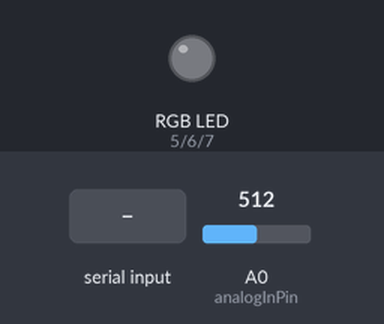
Recording of a sketch running on a simulated Arduino Uno, built for the host (arithmetic inside an expression is 32-bit, double 64-bit). Parts: an RGB LED mixed from three pins (HIGH = lit). Inputs (shaded band) come from the test bench; at power-on: A0 (analogInPin) = 512. What the sketch prints to the serial monitor is not drawn.

Above: at 1.2 s.
1.3 s: "90,45,200\n" received over Serial
At 1.7 s:
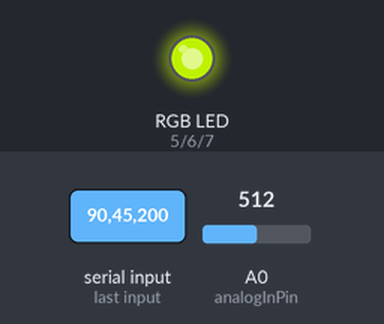
2.8 s: "30,150,10\n" received over Serial
At 4.0 s:
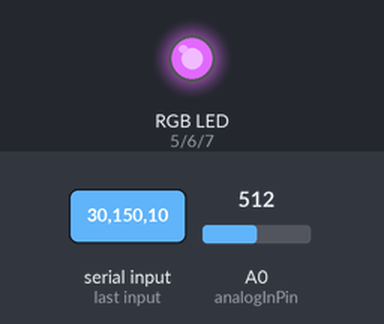
4.3 s: "1,90,45\n" received over Serial
At 5.3 s:
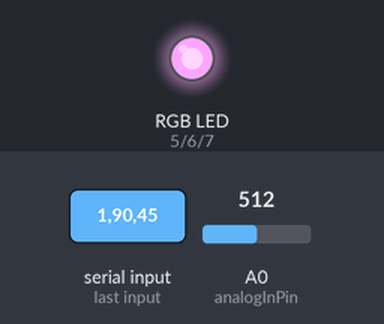
5.8 s: A0 (analogInPin) set to 414
8.8 s: A0 (analogInPin) set to 384
Timing chart, 0 to 11.3 s (numbered marks = the images above; inputs shaded):
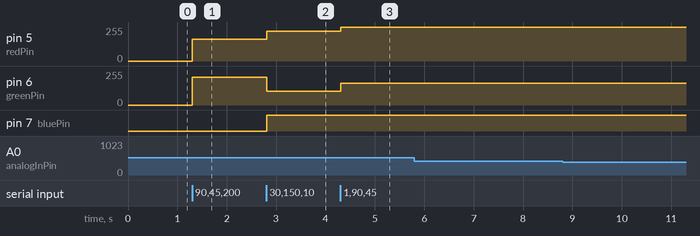

The sketch:

webToArdunio.ino
```cpp
#include <Arduino_JSON.h>

const int analogInPin = A0;
bool active = true;

long sensorValue = 0;
long outputValue = 0;
long poti;

const int redPin = 5;
const int greenPin = 6;
const int bluePin = 7;

JSONVar serialOutput;

void setup() {

  Serial.begin(9600);

  pinMode(redPin, OUTPUT);
  pinMode(greenPin, OUTPUT);
  pinMode(bluePin, OUTPUT);

}

void loop() {

  while (Serial.available() > 0) {

    // look for the next valid integer in the incoming serial stream:
    int red = Serial.parseInt();
    // do it again:
    int green = Serial.parseInt();
    // do it again:
    int blue = Serial.parseInt();

    // look for the newline. That's the end of your sentence:
    if (Serial.read() == '\n') {
      // constrain the values to 0 - 255 and invert
      // if you're using a common-cathode LED, just use "constrain(color, 0, 255);"
      red = 255 - constrain(red, 0, 255);
      green = 255 - constrain(green, 0, 255);
      blue = 255 - constrain(blue, 0, 255);

      // fade the red, green, and blue legs of the LED:
      analogWrite(redPin, red);
      analogWrite(greenPin, green);
      analogWrite(bluePin, blue);

      // print the three numbers in one string as hexadecimal:
    }
  }
    if (Serial.available() > 0) {
      String jsonString = Serial.readStringUntil("\n");
      if (jsonString != '\n') {
        JSONVar serialInput = JSON.parse(jsonString);

        if (JSON.typeof(serialInput) == "undefined") {
          Serial.println("JSON parsing failed!");
        } else {
        active = (bool) serialInput["active"];
        }
      }
    }

  if (active) {

    sensorValue = analogRead(analogInPin);

    outputValue = map(sensorValue, 0, 1023, 0, 255);
    serialOutput["poti"] = outputValue;

    Serial.println(serialOutput);
  }
}
```

Measured:
- after the input at 1.3 s, pin 5 (redPin): 0/255 → 165/255 at once; pin 6 (greenPin): 0/255 → 210/255 at once
- after the input at 2.8 s, pin 5 (redPin): 165/255 → 225/255 at once; pin 6 (greenPin): 210/255 → 105/255 at once; pin 7 (bluePin): LOW → HIGH at once
- after the input at 4.3 s, pin 5 (redPin): 225/255 → 254/255 at once; pin 6 (greenPin): 105/255 → 165/255 at once
- after the input at 5.8 s, every drawn part: stays the same
- after the input at 8.8 s, every drawn part: stays the same
